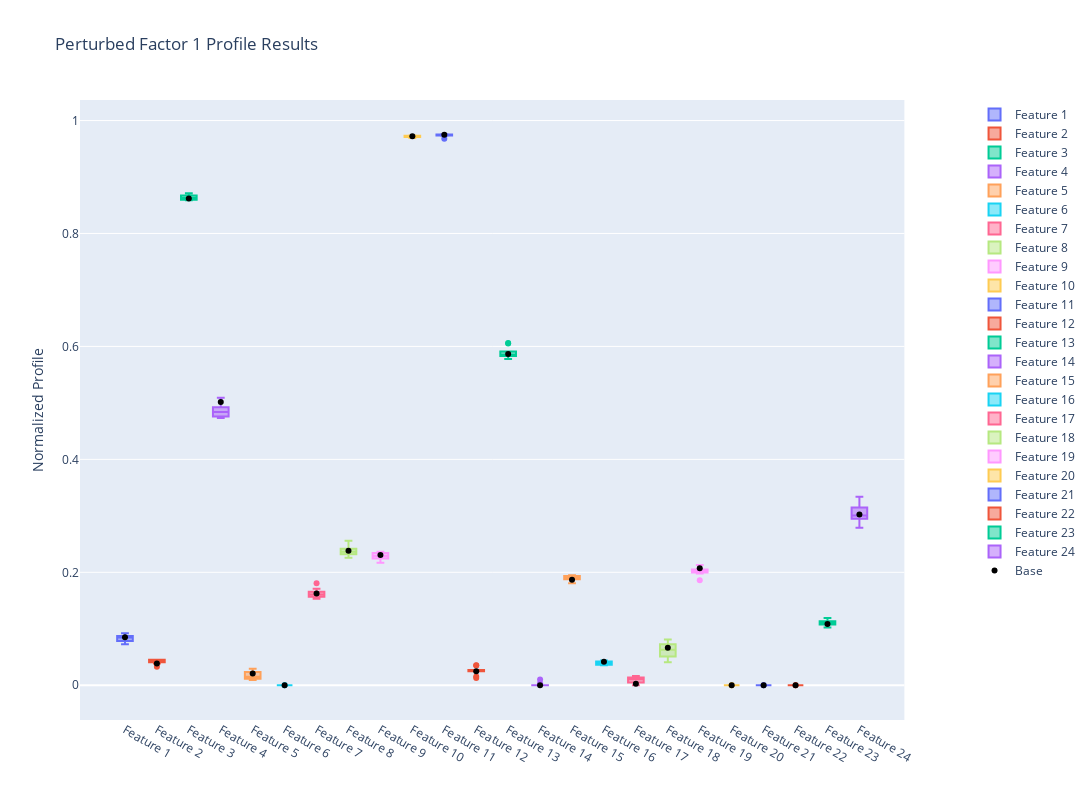

The notebook cell saved with this chart:
### Code cell
factor_i = 1
factor_p0_fig = make_subplots(specs=[[{"secondary_y": True}]])
for i in range(len(feature_labels)):
    f_feature_i = perturb_H[factor_i,i]
    factor_p0_fig.add_trace(go.Box(y=f_feature_i, name=feature_labels[i]), secondary_y=False)
factor_p0_fig.add_trace(go.Scatter(x=feature_labels, y=base_H[factor_i], name="Base", mode="markers", marker_color="black"), secondary_y=False)
factor_p0_fig.update_layout(title=f"Perturbed Factor {factor_i} Profile Results", width=1200, height=800, hovermode='x unified')
factor_p0_fig.update_yaxes(title_text="Normalized Profile", secondary_y=False)
factor_p0_fig.show()

### Figure 1 — Plotly figure (JSON) as saved in the notebook; plotly's stock layout.template omitted (floating-point values rounded to 4 significant figures)
{"data": [{"name": "Feature 1", "type": "box", "xaxis": "x", "y": [0.08545, 0.08333, 0.07747, 0.07261, 0.08389, 0.08479, 0.08944, 0.07836, 0.09192, 0.08705], "yaxis": "y"}, {"name": "Feature 2", "type": "box", "xaxis": "x", "y": [0.04412, 0.04297, 0.04326, 0.04055, 0.04496, 0.03865, 0.04293, 0.03268, 0.04521, 0.04512], "yaxis": "y"}, {"name": "Feature 3", "type": "box", "xaxis": "x", "y": [0.8636, 0.8597, 0.8617, 0.8591, 0.8612, 0.8702, 0.8637, 0.8671, 0.8589, 0.8712], "yaxis": "y"}, {"name": "Feature 4", "type": "box", "xaxis": "x", "y": [0.4835, 0.4843, 0.4922, 0.4925, 0.4755, 0.5092, 0.4734, 0.4989, 0.4761, 0.4831], "yaxis": "y"}, {"name": "Feature 5", "type": "box", "xaxis": "x", "y": [0.009458, 0.01152, 0.02364, 0.01986, 0.01562, 0.01413, 0.01137, 0.01471, 0.02653, 0.02909], "yaxis": "y"}, {"name": "Feature 6", "type": "box", "xaxis": "x", "y": [7.797e-14, 5.984e-15, 2.501e-11, 2.217e-12, 6.989e-17, 7.283e-13, 3e-12, 7.02e-14, 1.373e-14, 1.252e-11], "yaxis": "y"}, {"name": "Feature 7", "type": "box", "xaxis": "x", "y": [0.1805, 0.1656, 0.1609, 0.171, 0.1565, 0.1539, 0.1639, 0.1579, 0.1602, 0.1531], "yaxis": "y"}, {"name": "Feature 8", "type": "box", "xaxis": "x", "y": [0.2319, 0.2471, 0.2284, 0.2375, 0.2369, 0.2416, 0.2256, 0.2358, 0.2331, 0.2558], "yaxis": "y"}, {"name": "Feature 9", "type": "box", "xaxis": "x", "y": [0.225, 0.2336, 0.2237, 0.2171, 0.2247, 0.2341, 0.2246, 0.2329, 0.2366, 0.2343], "yaxis": "y"}, {"name": "Feature 10", "type": "box", "xaxis": "x", "y": [0.9711, 0.9698, 0.9733, 0.9736, 0.9691, 0.973, 0.971, 0.9726, 0.9728, 0.9733], "yaxis": "y"}, {"name": "Feature 11", "type": "box", "xaxis": "x", "y": [0.9743, 0.9732, 0.9756, 0.9737, 0.9677, 0.9755, 0.9754, 0.9745, 0.9738, 0.9753], "yaxis": "y"}, {"name": "Feature 12", "type": "box", "xaxis": "x", "y": [0.03558, 0.02459, 0.02684, 0.01567, 0.02576, 0.01278, 0.02621, 0.02533, 0.027, 0.03514], "yaxis": "y"}, {"name": "Feature 13", "type": "box", "xaxis": "x", "y": [0.5838, 0.5832, 0.5856, 0.5847, 0.5912, 0.5821, 0.6059, 0.605, 0.5878, 0.5777], "yaxis": "y"}, {"name": "Feature 14", "type": "box", "xaxis": "x", "y": [7.294e-06, 3.773e-08, 3.549e-08, 2.282e-06, 0.01031, 0.0001431, 1.408e-08, 2.88e-11, 0.003716, 1.237e-06], "yaxis": "y"}, {"name": "Feature 15", "type": "box", "xaxis": "x", "y": [0.1845, 0.1806, 0.1942, 0.1927, 0.1882, 0.1882, 0.1949, 0.1876, 0.1936, 0.1915], "yaxis": "y"}, {"name": "Feature 16", "type": "box", "xaxis": "x", "y": [0.042, 0.04341, 0.03964, 0.04374, 0.03556, 0.0371, 0.03613, 0.04201, 0.03604, 0.03774], "yaxis": "y"}, {"name": "Feature 17", "type": "box", "xaxis": "x", "y": [0.01368, 3.512e-06, 5.96e-05, 0.004877, 0.01602, 0.009041, 0.01348, 0.007714, 0.0122, 0.01637], "yaxis": "y"}, {"name": "Feature 18", "type": "box", "xaxis": "x", "y": [0.04973, 0.07052, 0.06808, 0.07298, 0.05084, 0.05752, 0.04053, 0.08102, 0.07249, 0.05736], "yaxis": "y"}, {"name": "Feature 19", "type": "box", "xaxis": "x", "y": [0.1981, 0.1858, 0.213, 0.2019, 0.2036, 0.203, 0.2044, 0.2094, 0.1998, 0.2051], "yaxis": "y"}, {"name": "Feature 20", "type": "box", "xaxis": "x", "y": [8.021e-36, 6.123e-35, 5.748e-36, 3.272e-36, 9.482e-37, 1.877e-33, 1.476e-34, 1.49e-34, 2.467e-33, 3.931e-35], "yaxis": "y"}, {"name": "Feature 21", "type": "box", "xaxis": "x", "y": [1.328e-32, 7.609e-35, 7.382e-36, 3.881e-33, 1.048e-44, 1.614e-34, 9.453e-36, 3.929e-32, 7.207e-34, 6.284e-36], "yaxis": "y"}, {"name": "Feature 22", "type": "box", "xaxis": "x", "y": [1.047e-38, 1.814e-33, 2.555e-38, 1.924e-38, 2.867e-51, 3.339e-40, 3.473e-36, 1.072e-33, 2.221e-40, 4.078e-37], "yaxis": "y"}, {"name": "Feature 23", "type": "box", "xaxis": "x", "y": [0.1103, 0.1077, 0.1112, 0.1023, 0.119, 0.1097, 0.1158, 0.1046, 0.1134, 0.1105], "yaxis": "y"}, {"name": "Feature 24", "type": "box", "xaxis": "x", "y": [0.2791, 0.2968, 0.3141, 0.3338, 0.2949, 0.3163, 0.2955, 0.3149, 0.3048, 0.2938], "yaxis": "y"}, {"marker": {"color": "black"}, "mode": "markers", "name": "Base", "type": "scatter", "x": ["Feature 1", "Feature 2", "Feature 3", "Feature 4", "Feature 5", "Feature 6", "Feature 7", "Feature 8", "Feature 9", "Feature 10", "Feature 11", "Feature 12", "Feature 13", "Feature 14", "Feature 15", "Feature 16", "Feature 17", "Feature 18", "Feature 19", "Feature 20", "Feature 21", "Feature 22", "Feature 23", "Feature 24"], "xaxis": "x", "y": [0.08493, 0.03836, 0.862, 0.5016, 0.02062, 8.799e-09, 0.1624, 0.2382, 0.2306, 0.9723, 0.9748, 0.02485, 0.5868, 2.383e-05, 0.1867, 0.0418, 0.002641, 0.06625, 0.2074, 5.335e-34, 5.585e-29, 7.1e-30, 0.1085, 0.3025], "yaxis": "y"}], "layout": {"height": 800, "hovermode": "x unified", "title": {"text": "Perturbed Factor 1 Profile Results"}, "width": 1200, "xaxis": {"anchor": "y", "autorange": true, "domain": [0, 0.94], "range": [-1.395, 24.39], "type": "category"}, "yaxis": {"anchor": "x", "autorange": true, "domain": [0, 1], "range": [-0.06154, 1.036], "title": {"text": "Normalized Profile"}, "type": "linear"}, "yaxis2": {"anchor": "x", "overlaying": "y", "side": "right"}}}
